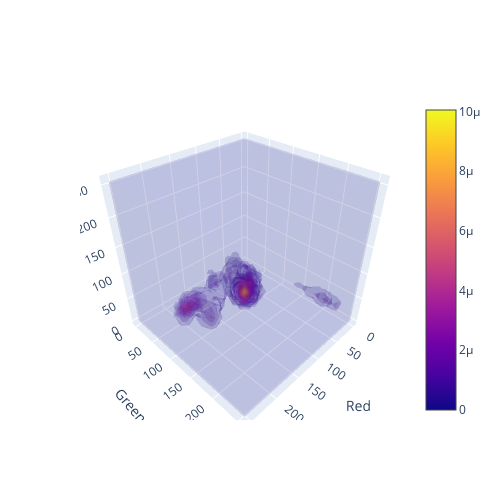

The notebook cell this image was saved under:
### Code cell
cumulated_hist = False

bins_3d = (20, 20, 20)
X, Y, Z = np.meshgrid(*[np.linspace(0, 255, b) for b in bins_3d])

# This compute the histogram in N dimensions
if cumulated_hist:
    counts, hist = np.histogramdd(np.array(img).reshape(-1, 3), bins=bins_3d)
    counts = counts.cumsum(axis=0).cumsum(axis=1).cumsum(axis=2) / np.sum(counts)
    iso_min, iso_max = 0, 1
else:
    counts, hist = np.histogramdd(np.array(img).reshape(-1, 3), bins=bins_3d, density=True)
    iso_min, iso_max = np.quantile(counts, 0.5), counts.max()

    
fig = go.Figure(data=go.Volume(
    x=X.flatten(),
    y=Y.flatten(),
    z=Z.flatten(),
    isomin=iso_min,
    isomax=iso_max,
    value=counts.flatten(),
    opacity=0.1, # needs to be small to see through all surfaces
    surface_count=17, # needs to be a large number for good volume rendering
    ))

fig.update_layout(autosize=False, width=500, height=500, scene=dict(xaxis_title='Red', yaxis_title='Green', zaxis_title='Blue'))
fig.show()

### Figure 1 — Plotly figure (JSON) as saved in the notebook; plotly's stock layout.template omitted (floating-point values rounded to 4 significant figures; data arrays with more than 128 entries replaced by an {"elided": "..."} marker saying what was removed)
{"data": [{"isomax": 1.005e-05, "isomin": 0, "opacity": 0.1, "surface": {"count": 17}, "type": "volume", "value": {"elided": "8000 float values"}, "x": {"elided": "8000 float values"}, "y": {"elided": "8000 float values"}, "z": {"elided": "8000 float values"}}], "layout": {"autosize": false, "height": 500, "scene": {"xaxis": {"title": {"text": "Red"}}, "yaxis": {"title": {"text": "Green"}}, "zaxis": {"title": {"text": "Blue"}}}, "width": 500}}
